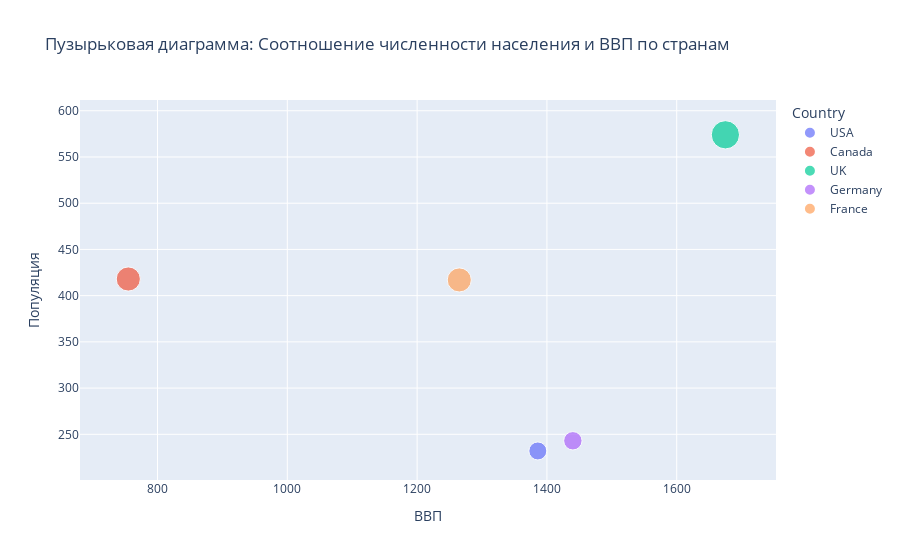

The cell this chart's notebook holds for it:
### Code cell
fig = px.scatter(
    df,
    x='GDP',              
    y='Population',        
    size='Population',   
    color='Country',       
    hover_name='Country', 
    title='Пузырьковая диаграмма: Соотношение численности населения и ВВП по странам',
    labels={'GDP': 'GDP (in billions)', 'Population': 'Population (in millions)'}
)


fig.update_layout(
    xaxis_title='ВВП',
    yaxis_title='Популяция'
)

fig.show()

### Figure 1 — Plotly figure (JSON) as saved in the notebook; plotly's stock layout.template omitted (floating-point values rounded to 4 significant figures)
{"data": [{"hovertemplate": "<b>%{hovertext}</b><br><br>Country=USA<br>GDP (in billions)=%{x}<br>Population (in millions)=%{marker.size}<extra></extra>", "hovertext": ["USA"], "legendgroup": "USA", "marker": {"color": "#636efa", "size": [232], "sizemode": "area", "sizeref": 1.435, "symbol": "circle"}, "mode": "markers", "name": "USA", "orientation": "v", "showlegend": true, "type": "scatter", "x": [1386], "xaxis": "x", "y": [232], "yaxis": "y"}, {"hovertemplate": "<b>%{hovertext}</b><br><br>Country=Canada<br>GDP (in billions)=%{x}<br>Population (in millions)=%{marker.size}<extra></extra>", "hovertext": ["Canada"], "legendgroup": "Canada", "marker": {"color": "#EF553B", "size": [418], "sizemode": "area", "sizeref": 1.435, "symbol": "circle"}, "mode": "markers", "name": "Canada", "orientation": "v", "showlegend": true, "type": "scatter", "x": [755], "xaxis": "x", "y": [418], "yaxis": "y"}, {"hovertemplate": "<b>%{hovertext}</b><br><br>Country=UK<br>GDP (in billions)=%{x}<br>Population (in millions)=%{marker.size}<extra></extra>", "hovertext": ["UK"], "legendgroup": "UK", "marker": {"color": "#00cc96", "size": [574], "sizemode": "area", "sizeref": 1.435, "symbol": "circle"}, "mode": "markers", "name": "UK", "orientation": "v", "showlegend": true, "type": "scatter", "x": [1675], "xaxis": "x", "y": [574], "yaxis": "y"}, {"hovertemplate": "<b>%{hovertext}</b><br><br>Country=Germany<br>GDP (in billions)=%{x}<br>Population (in millions)=%{marker.size}<extra></extra>", "hovertext": ["Germany"], "legendgroup": "Germany", "marker": {"color": "#ab63fa", "size": [243], "sizemode": "area", "sizeref": 1.435, "symbol": "circle"}, "mode": "markers", "name": "Germany", "orientation": "v", "showlegend": true, "type": "scatter", "x": [1440], "xaxis": "x", "y": [243], "yaxis": "y"}, {"hovertemplate": "<b>%{hovertext}</b><br><br>Country=France<br>GDP (in billions)=%{x}<br>Population (in millions)=%{marker.size}<extra></extra>", "hovertext": ["France"], "legendgroup": "France", "marker": {"color": "#FFA15A", "size": [417], "sizemode": "area", "sizeref": 1.435, "symbol": "circle"}, "mode": "markers", "name": "France", "orientation": "v", "showlegend": true, "type": "scatter", "x": [1265], "xaxis": "x", "y": [417], "yaxis": "y"}], "layout": {"legend": {"itemsizing": "constant", "title": {"text": "Country"}, "tracegroupgap": 0}, "title": {"text": "Пузырьковая диаграмма: Соотношение численности населения и ВВП по странам"}, "xaxis": {"anchor": "y", "domain": [0, 1], "title": {"text": "ВВП"}}, "yaxis": {"anchor": "x", "domain": [0, 1], "title": {"text": "Популяция"}}}}
